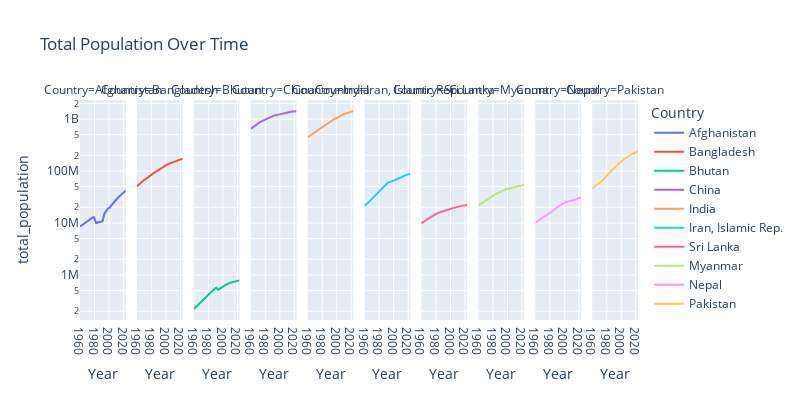

This figure's notebook cell:
### Code cell
fig = px.line(df, x='Year', 
              y='total_population', 
              color='Country', 
                log_y=True,
                facet_col='Country',
              title='Total Population Over Time')

# figure size
fig.update_layout(width=800, height=400)
fig.show()
